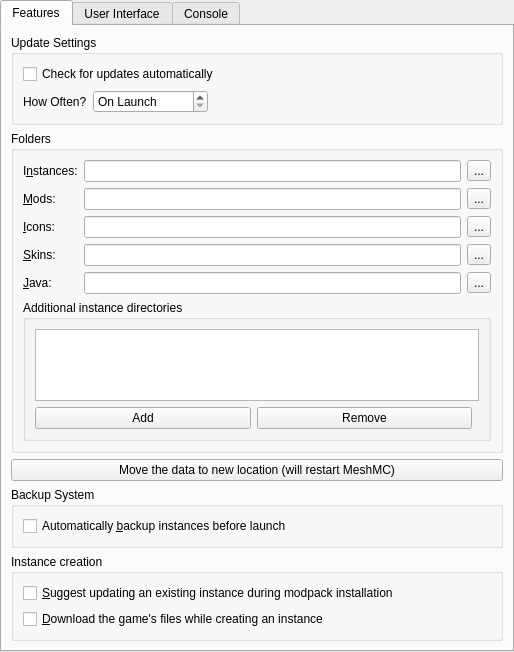
<?xml version="1.0" encoding="UTF-8"?>
<ui version="4.0">
 <class>MeshMCPage</class>
 <widget class="QWidget" name="MeshMCPage">
  <property name="geometry">
   <rect>
    <x>0</x>
    <y>0</y>
    <width>514</width>
    <height>629</height>
   </rect>
  </property>
  <property name="sizePolicy">
   <sizepolicy hsizetype="MinimumExpanding" vsizetype="MinimumExpanding">
    <horstretch>0</horstretch>
    <verstretch>0</verstretch>
   </sizepolicy>
  </property>
  <layout class="QVBoxLayout" name="mainLayout">
   <property name="leftMargin">
    <number>0</number>
   </property>
   <property name="topMargin">
    <number>0</number>
   </property>
   <property name="rightMargin">
    <number>0</number>
   </property>
   <property name="bottomMargin">
    <number>0</number>
   </property>
   <item>
    <widget class="QTabWidget" name="tabWidget">
     <property name="toolTip">
      <string notr="true"/>
     </property>
     <property name="tabShape">
      <enum>QTabWidget::Rounded</enum>
     </property>
     <property name="currentIndex">
      <number>0</number>
     </property>
     <widget class="QWidget" name="featuresTab">
      <attribute name="title">
       <string>Features</string>
      </attribute>
      <layout class="QVBoxLayout" name="verticalLayout_9">
       <item>
        <widget class="QGroupBox" name="updateSettingsBox">
         <property name="title">
          <string>Update Settings</string>
         </property>
         <layout class="QVBoxLayout" name="verticalLayout_7">
          <item>
           <widget class="QCheckBox" name="autoUpdateCheckBox">
            <property name="text">
             <string>Check for updates automatically</string>
            </property>
           </widget>
          </item>
          <item>
           <layout class="QHBoxLayout" name="updateIntervalLayout">
            <item>
             <widget class="QLabel" name="updateIntervalLabel">
              <property name="text">
               <string>How Often?</string>
              </property>
              <property name="buddy">
               <cstring>updateIntervalSpinBox</cstring>
              </property>
             </widget>
            </item>
            <item>
             <widget class="QSpinBox" name="updateIntervalSpinBox">
              <property name="sizePolicy">
               <sizepolicy hsizetype="Maximum" vsizetype="Fixed">
                <horstretch>0</horstretch>
                <verstretch>0</verstretch>
               </sizepolicy>
              </property>
              <property name="toolTip">
               <string>Set to 0 to only check on launch</string>
              </property>
              <property name="specialValueText">
               <string>On Launch</string>
              </property>
              <property name="suffix">
               <string> hours</string>
              </property>
              <property name="prefix">
               <string>Every </string>
              </property>
              <property name="minimum">
               <number>0</number>
              </property>
              <property name="maximum">
               <number>168</number>
              </property>
             </widget>
            </item>
            <item>
             <spacer name="updateIntervalSpacer">
              <property name="orientation">
               <enum>Qt::Horizontal</enum>
              </property>
              <property name="sizeHint" stdset="0">
               <size>
                <width>0</width>
                <height>0</height>
               </size>
              </property>
             </spacer>
            </item>
           </layout>
          </item>
         </layout>
        </widget>
       </item>
       <item>
        <widget class="QGroupBox" name="foldersBox">
         <property name="title">
          <string>Folders</string>
         </property>
         <layout class="QGridLayout" name="foldersBoxLayout">
          <item row="0" column="0">
           <widget class="QLabel" name="labelInstDir">
            <property name="text">
             <string>I&amp;nstances:</string>
            </property>
            <property name="buddy">
             <cstring>kcfg_InstanceDir</cstring>
            </property>
           </widget>
          </item>
          <item row="0" column="1">
           <widget class="QLineEdit" name="kcfg_InstanceDir"/>
          </item>
          <item row="0" column="2">
           <widget class="QToolButton" name="instDirBrowseBtn">
            <property name="text">
             <string notr="true">...</string>
            </property>
           </widget>
          </item>
          <item row="1" column="0">
           <widget class="QLabel" name="labelModsDir">
            <property name="text">
             <string>&amp;Mods:</string>
            </property>
            <property name="buddy">
             <cstring>kcfg_CentralModsDir</cstring>
            </property>
           </widget>
          </item>
          <item row="1" column="1">
           <widget class="QLineEdit" name="kcfg_CentralModsDir"/>
          </item>
          <item row="1" column="2">
           <widget class="QToolButton" name="modsDirBrowseBtn">
            <property name="text">
             <string notr="true">...</string>
            </property>
           </widget>
          </item>
          <item row="2" column="1">
           <widget class="QLineEdit" name="kcfg_IconsDir"/>
          </item>
          <item row="2" column="0">
           <widget class="QLabel" name="labelIconsDir">
            <property name="text">
             <string>&amp;Icons:</string>
            </property>
            <property name="buddy">
             <cstring>kcfg_IconsDir</cstring>
            </property>
           </widget>
          </item>
          <item row="2" column="2">
           <widget class="QToolButton" name="iconsDirBrowseBtn">
            <property name="text">
             <string notr="true">...</string>
            </property>
           </widget>
          </item>
          <item row="3" column="1">
           <widget class="QLineEdit" name="kcfg_SkinsDir"/>
          </item>
          <item row="3" column="0">
           <widget class="QLabel" name="labelSkinsDir">
            <property name="text">
             <string>&amp;Skins:</string>
            </property>
            <property name="buddy">
             <cstring>kcfg_SkinsDir</cstring>
            </property>
           </widget>
          </item>
          <item row="3" column="2">
           <widget class="QToolButton" name="skinsDirBrowseBtn">
            <property name="text">
             <string notr="true">...</string>
            </property>
           </widget>
          </item>
          <item row="4" column="1">
           <widget class="QLineEdit" name="kcfg_JavaDir"/>
          </item>
          <item row="4" column="0">
           <widget class="QLabel" name="labelJavaDir">
            <property name="text">
             <string>&amp;Java:</string>
            </property>
            <property name="buddy">
             <cstring>kcfg_JavaDir</cstring>
            </property>
           </widget>
          </item>
          <item row="4" column="2">
           <widget class="QToolButton" name="javaDirBrowseBtn">
            <property name="text">
             <string notr="true">...</string>
            </property>
           </widget>
          </item>
          <item row="5" column="0" colspan="3">
           <widget class="QGroupBox" name="additionalInstDirsGroupBox">
            <property name="title">
             <string>Additional instance directories</string>
            </property>
            <layout class="QVBoxLayout" name="additionalInstDirsLayout">
             <item>
              <widget class="QListWidget" name="additionalInstDirsList"/>
             </item>
             <item>
              <layout class="QHBoxLayout" name="additionalInstDirsBtnLayout">
               <item>
                <widget class="QPushButton" name="addInstDirBtn">
                 <property name="text">
                  <string>Add</string>
                 </property>
                </widget>
               </item>
               <item>
                <widget class="QPushButton" name="removeInstDirBtn">
                 <property name="text">
                  <string>Remove</string>
                 </property>
                </widget>
               </item>
               <item>
                <spacer name="additionalInstDirsSpacer">
                 <property name="orientation">
                  <enum>Qt::Orientation::Horizontal</enum>
                 </property>
                </spacer>
               </item>
              </layout>
             </item>
            </layout>
           </widget>
          </item>
         </layout>
        </widget>
       </item>
       <item>
        <widget class="QPushButton" name="migrateDataFolderMacBtn">
         <property name="text">
          <string>Move the data to new location (will restart MeshMC)</string>
         </property>
        </widget>
       </item>
       <item>
        <widget class="QGroupBox" name="backupFeaturesGroupBox">
         <property name="title">
          <string>Backup System</string>
         </property>
         <layout class="QVBoxLayout" name="backupFeaturesLayout">
          <item>
           <widget class="QCheckBox" name="kcfg_BackupBeforeLaunch">
            <property name="toolTip">
             <string>Creates a snapshot of each instance before launching. Backups are saved in the instance's .backups folder with the label &quot;pre-launch&quot;.</string>
            </property>
            <property name="text">
             <string>Automatically &amp;backup instances before launch</string>
            </property>
           </widget>
          </item>
         </layout>
        </widget>
       </item>
       <item>
        <widget class="QGroupBox" name="instanceCreationGroupBox">
         <property name="title">
          <string>Instance creation</string>
         </property>
         <layout class="QVBoxLayout" name="instanceCreationLayout">
          <item>
           <widget class="QCheckBox" name="modpackUpdatePromptCheck">
            <property name="toolTip">
             <string>When installing a modpack that is already installed, offer to update that instance instead of creating a second copy of it.</string>
            </property>
            <property name="text">
             <string>&amp;Suggest updating an existing instance during modpack installation</string>
            </property>
           </widget>
          </item>
          <item>
           <widget class="QCheckBox" name="kcfg_DownloadGameFilesDuringInstanceCreation">
            <property name="toolTip">
             <string>Download the game's libraries and assets while the instance is being created, instead of waiting until the first time it is launched.</string>
            </property>
            <property name="text">
             <string>&amp;Download the game's files while creating an instance</string>
            </property>
           </widget>
          </item>
         </layout>
        </widget>
       </item>
       <item>
        <spacer name="verticalSpacer_2">
         <property name="orientation">
          <enum>Qt::Vertical</enum>
         </property>
         <property name="sizeHint" stdset="0">
          <size>
           <width>0</width>
           <height>0</height>
          </size>
         </property>
        </spacer>
       </item>
      </layout>
     </widget>
     <widget class="QWidget" name="generalTab">
      <attribute name="title">
       <string>User Interface</string>
      </attribute>
      <layout class="QVBoxLayout" name="verticalLayout_6">
       <item>
        <widget class="QGroupBox" name="groupBox_3">
         <property name="title">
          <string>MeshMC notifications</string>
         </property>
         <layout class="QVBoxLayout" name="verticalLayout_5">
          <item>
           <widget class="QPushButton" name="resetNotificationsBtn">
            <property name="text">
             <string>Reset hidden notifications</string>
            </property>
            <property name="checkable">
             <bool>true</bool>
            </property>
           </widget>
          </item>
         </layout>
        </widget>
       </item>
       <item>
        <widget class="QGroupBox" name="sortingModeBox">
         <property name="enabled">
          <bool>true</bool>
         </property>
         <property name="title">
          <string>Instance view sorting mode</string>
         </property>
         <layout class="QHBoxLayout" name="sortingModeBoxLayout">
          <item>
           <widget class="QRadioButton" name="sortLastLaunchedBtn">
            <property name="text">
             <string>By &amp;last launched</string>
            </property>
            <attribute name="buttonGroup">
             <string notr="true">sortingModeGroup</string>
            </attribute>
           </widget>
          </item>
          <item>
           <widget class="QRadioButton" name="sortByNameBtn">
            <property name="text">
             <string>By &amp;name</string>
            </property>
            <attribute name="buttonGroup">
             <string notr="true">sortingModeGroup</string>
            </attribute>
           </widget>
          </item>
         </layout>
        </widget>
       </item>
       <item>
        <spacer name="generalTabSpacer">
         <property name="orientation">
          <enum>Qt::Vertical</enum>
         </property>
         <property name="sizeHint" stdset="0">
          <size>
           <width>0</width>
           <height>0</height>
          </size>
         </property>
        </spacer>
       </item>
      </layout>
     </widget>
     <widget class="QWidget" name="consoleTab">
      <attribute name="title">
       <string>Console</string>
      </attribute>
      <layout class="QVBoxLayout" name="verticalLayout_2">
       <item>
        <widget class="QGroupBox" name="consoleSettingsBox">
         <property name="title">
          <string>Console Settings</string>
         </property>
         <layout class="QVBoxLayout" name="verticalLayout_3">
          <item>
           <widget class="QCheckBox" name="kcfg_ShowConsole">
            <property name="text">
             <string>Show console while the game is running?</string>
            </property>
           </widget>
          </item>
          <item>
           <widget class="QCheckBox" name="kcfg_AutoCloseConsole">
            <property name="text">
             <string>Automatically close console when the game quits?</string>
            </property>
           </widget>
          </item>
          <item>
           <widget class="QCheckBox" name="kcfg_ShowConsoleOnError">
            <property name="text">
             <string>Show console when the game crashes?</string>
            </property>
           </widget>
          </item>
         </layout>
        </widget>
       </item>
       <item>
        <widget class="QGroupBox" name="groupBox_4">
         <property name="title">
          <string>History limit</string>
         </property>
         <layout class="QGridLayout" name="gridLayout_3">
          <item row="1" column="0">
           <widget class="QCheckBox" name="kcfg_ConsoleOverflowStop">
            <property name="text">
             <string>Stop logging when log overflows</string>
            </property>
           </widget>
          </item>
          <item row="0" column="0">
           <widget class="QSpinBox" name="kcfg_ConsoleMaxLines">
            <property name="sizePolicy">
             <sizepolicy hsizetype="Expanding" vsizetype="Fixed">
              <horstretch>0</horstretch>
              <verstretch>0</verstretch>
             </sizepolicy>
            </property>
            <property name="suffix">
             <string> lines</string>
            </property>
            <property name="minimum">
             <number>10000</number>
            </property>
            <property name="maximum">
             <number>1000000</number>
            </property>
            <property name="singleStep">
             <number>10000</number>
            </property>
            <property name="value">
             <number>100000</number>
            </property>
           </widget>
          </item>
         </layout>
        </widget>
       </item>
       <item>
        <widget class="QGroupBox" name="themeBox_2">
         <property name="sizePolicy">
          <sizepolicy hsizetype="Preferred" vsizetype="MinimumExpanding">
           <horstretch>0</horstretch>
           <verstretch>0</verstretch>
          </sizepolicy>
         </property>
         <property name="title">
          <string>Console font</string>
         </property>
         <layout class="QGridLayout" name="gridLayout_2">
          <item row="1" column="0" colspan="2">
           <widget class="QTextEdit" name="fontPreview">
            <property name="sizePolicy">
             <sizepolicy hsizetype="Expanding" vsizetype="MinimumExpanding">
              <horstretch>0</horstretch>
              <verstretch>0</verstretch>
             </sizepolicy>
            </property>
            <property name="horizontalScrollBarPolicy">
             <enum>Qt::ScrollBarAlwaysOff</enum>
            </property>
            <property name="undoRedoEnabled">
             <bool>false</bool>
            </property>
            <property name="textInteractionFlags">
             <set>Qt::TextSelectableByKeyboard|Qt::TextSelectableByMouse</set>
            </property>
           </widget>
          </item>
          <item row="0" column="0">
           <widget class="QFontComboBox" name="kcfg_ConsoleFont">
            <property name="sizePolicy">
             <sizepolicy hsizetype="Expanding" vsizetype="Fixed">
              <horstretch>0</horstretch>
              <verstretch>0</verstretch>
             </sizepolicy>
            </property>
           </widget>
          </item>
          <item row="0" column="1">
           <widget class="QSpinBox" name="kcfg_ConsoleFontSize">
            <property name="minimum">
             <number>5</number>
            </property>
            <property name="maximum">
             <number>16</number>
            </property>
            <property name="value">
             <number>11</number>
            </property>
           </widget>
          </item>
         </layout>
        </widget>
       </item>
      </layout>
     </widget>
    </widget>
   </item>
  </layout>
 </widget>
 <tabstops>
  <tabstop>tabWidget</tabstop>
  <tabstop>autoUpdateCheckBox</tabstop>
  <tabstop>updateIntervalSpinBox</tabstop>
  <tabstop>kcfg_InstanceDir</tabstop>
  <tabstop>instDirBrowseBtn</tabstop>
  <tabstop>kcfg_CentralModsDir</tabstop>
  <tabstop>modsDirBrowseBtn</tabstop>
  <tabstop>kcfg_IconsDir</tabstop>
  <tabstop>iconsDirBrowseBtn</tabstop>
  <tabstop>resetNotificationsBtn</tabstop>
  <tabstop>sortLastLaunchedBtn</tabstop>
  <tabstop>sortByNameBtn</tabstop>
  <tabstop>kcfg_ShowConsole</tabstop>
  <tabstop>kcfg_AutoCloseConsole</tabstop>
  <tabstop>kcfg_ShowConsoleOnError</tabstop>
  <tabstop>kcfg_ConsoleMaxLines</tabstop>
  <tabstop>kcfg_ConsoleOverflowStop</tabstop>
  <tabstop>kcfg_ConsoleFont</tabstop>
  <tabstop>kcfg_ConsoleFontSize</tabstop>
  <tabstop>fontPreview</tabstop>
 </tabstops>
 <resources/>
 <connections/>
 <buttongroups>
  <buttongroup name="sortingModeGroup"/>
 </buttongroups>
</ui>
